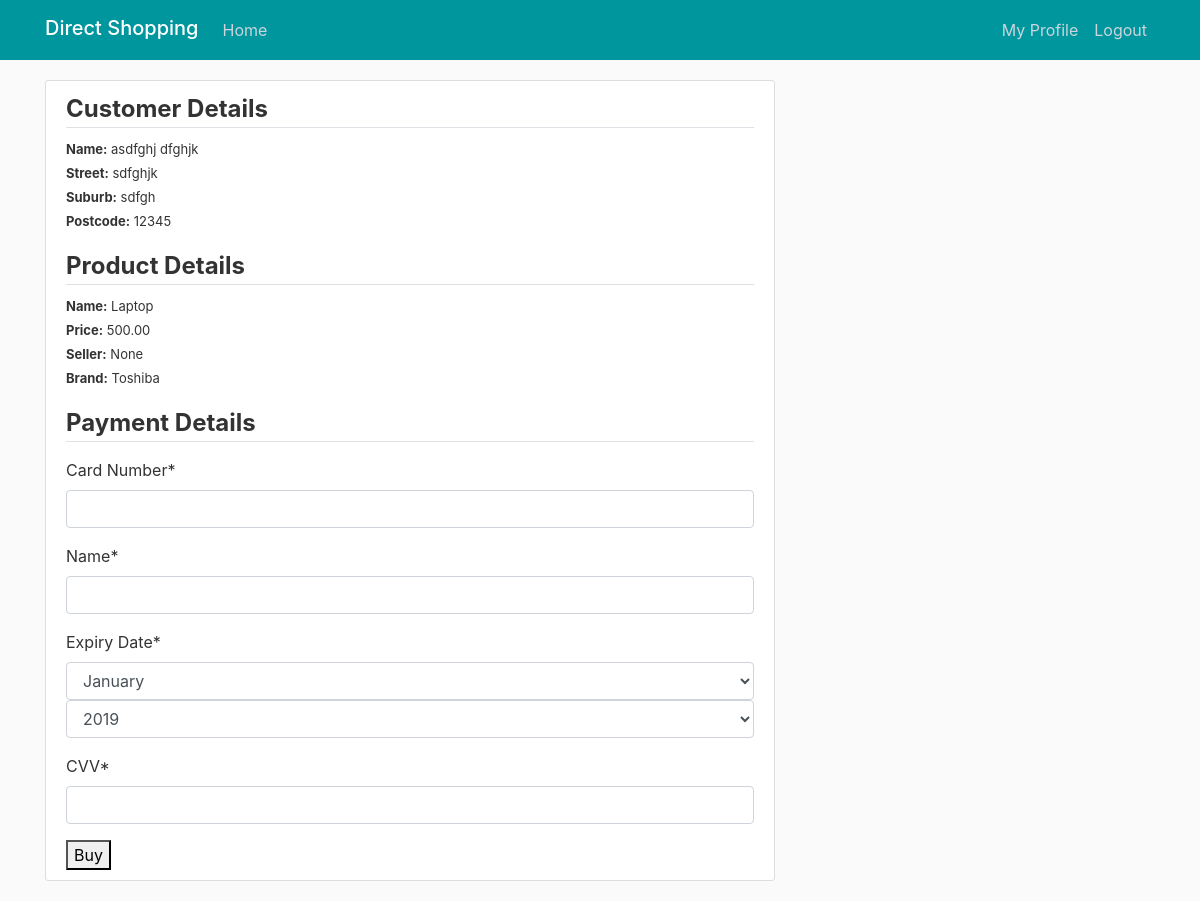
The page /paymentPage/1 (signed in) on the database as committed earlier.
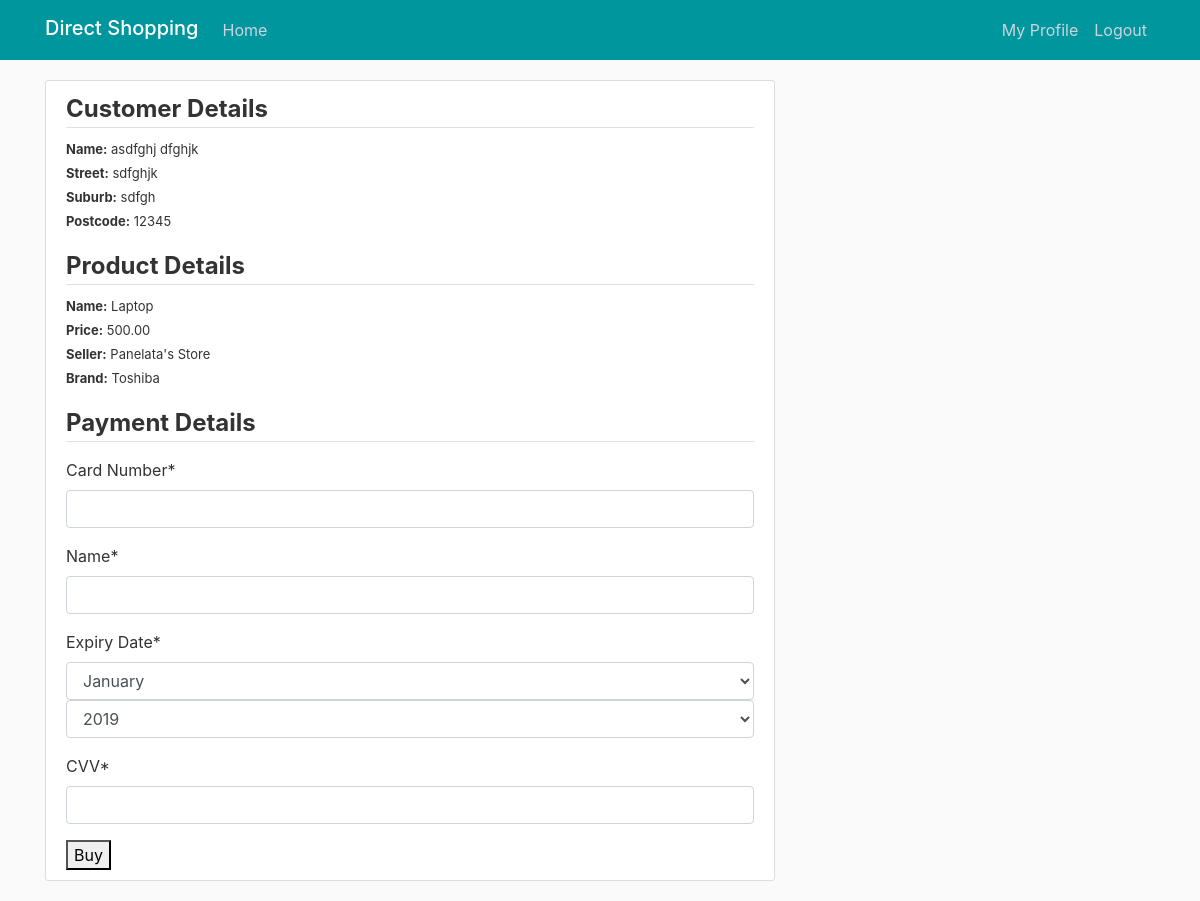
The same page on the database as committed later.
### direct/models.py (models this page shows)
class Product(models.Model):
    name = models.CharField(max_length=100)
    price = models.DecimalField(max_digits=10, decimal_places=2)
    stock = models.IntegerField()
    description = models.TextField(blank=True, null=True)
    photo = models.ImageField(upload_to="products/", null=True, blank=True)
    category = models.CharField(max_length=30, blank=True, null=True)
    brand = models.CharField(max_length=30, blank=True, null=True)
    rating = models.IntegerField()
    seller_fk = models.ForeignKey(Seller, on_delete=models.CASCADE, null=True)
    pubDate = models.DateField(default=datetime.datetime.now)
    def __str__(self):
        return self.name

class User(AbstractUser):
    username = models.CharField(max_length = 32, unique=True)
    email = models.EmailField(_('email address'), unique=True)
    password = models.CharField(max_length=32)
    isSeller = models.BooleanField(default=False)
    phoneNumber = models.CharField(max_length=15)
    street = models.CharField(max_length=50)
    suburb = models.CharField(max_length=20)
    postcode = models.CharField(max_length=20)
    state = models.CharField(max_length=20)
    country = models.CharField(max_length=20)
    joinedDate = models.DateTimeField(default=datetime.datetime.now)

class Seller(User):
    sellerName = models.CharField(max_length=30)
    def __str__(self):
        return self.sellerName

### direct/views.py (the view)
# urls.py: path('paymentPage/<int:id>', direct_views.paymentPage, name='payment-page'),
@login_required
def paymentPage(request, id):
    if request.user.isSeller:
        return redirect('login')
    if request.method == "POST":
        form = CardCreationForm(request.POST)
        if form.is_valid():
            try:
                temp = Card.objects.get(number=form.cleaned_data.get('number'))
            except Card.DoesNotExist:
                tempForm = form.save()
                tempTrans = Transaction()
                print(id)
                tempTrans.total = Product.objects.get(id=id).price
                tempTrans.product_fk = Product.objects.get(id=id)
                tempTrans.customer_fk = Customer.objects.get(pk=request.user.pk)
                tempTrans.card_fk = tempForm
                print(tempTrans.total)
                tempTrans.save()
                return redirect('login')
            else:
                tempTrans = Transaction()
                tempTrans.total = Product.objects.get(id=id).price
                tempTrans.product_fk = Product.objects.get(id=id)
                tempTrans.customer_fk = Customer.objects.get(pk=request.user.pk)
                tempTrans.card_fk = temp
                tempTrans.save()
                return redirect('profile')
    else:
        form = CardCreationForm()
    product = Product.objects.all().filter(pk=id)
    print(product)
    customer = Customer.objects.all().filter(pk=request.user.pk)
    print(customer)
    context={
        'products': product,
        'customers': customer,
        'form': form
    }
    return render(request, 'paymentForm.html', context)

### direct/forms.py
class CardCreationForm(forms.ModelForm):
    class Meta:
        model = Card
        fields = ["number", "name", "expiryDate", "cvv"]
        labels = {"number":"Card Number", "expiryDate":"Expiry Date", "cvv":"CVV"}
        widgets = {
            'expiryDate': SelectDateWidget(empty_label="Nothing")
        }

### direct/templates/paymentForm.html (shortened to what this page needs)
{% extends "base.html" %}
{% block content %}
{% load crispy_forms_tags %}
{% for customer in customers %}
{% for product in products %}
<div class="content-section">
  <legend class="border-bottom mb-2"><b>Customer Details</b></legend>
  <p>
    <font size="-1">
    <b>Name:</b> {{ customer.firstName }} {{ customer.lastName }}
    <br>
    <b>Street:</b> {{ customer.street }}
    <br>
    <b>Suburb:</b> {{ customer.suburb }}
    <br>
    <b>Postcode:</b> {{ customer.postcode }}
    </font>
  </p>
  <legend class="border-bottom mb-2"><b>Product Details</b></legend>
  <p>
    <font size="-1">
    <b>Name:</b> {{ product.name }}
    <br>
    <b>Price:</b> {{ product.price }}
    <br>
    <b>Seller:</b> {{ product.seller_fk }}
    <br>
    <b>Brand:</b> {{ product.brand }}
    </font>
  </p>
  <p>
    <legend class="border-bottom mb-2"><b>Payment Details</b></legend>
  <form method="POST">
    {{ form|crispy }}
    <button type"submit">Buy</button>
  </form>
</div>
{% endfor %}
{% endfor %}
{% endblock %}

Rows that differ between the two databases and show on the page:
changed Product "Laptop": seller_fk "None" → "Panelata's Store"
